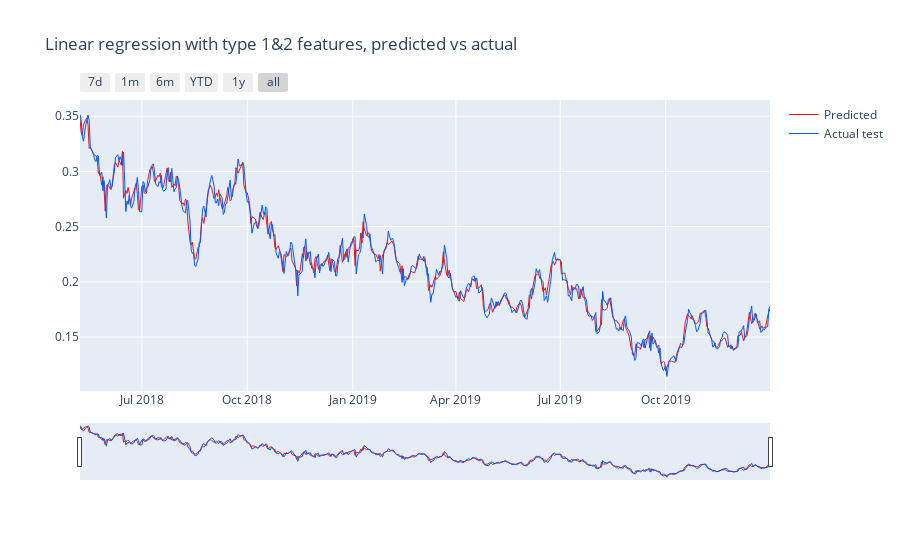

Here is the notebook cell this chart was saved with:
### Code cell
draw_graph(lr_df_comb, ["Predicted", "Actual test"], ["#eb1717","#0059ff"], "Linear regression with type 1&2 features, predicted vs actual")

### Figure 1 — Plotly figure (JSON) as saved in the notebook; plotly's stock layout.template omitted (floating-point values rounded to 4 significant figures; data arrays with more than 128 entries replaced by an {"elided": "..."} marker saying what was removed)
{"data": [{"line": {"width": 1}, "marker": {"color": "#eb1717"}, "mode": "lines", "name": "Predicted", "type": "scatter", "x": {"elided": "517 str values"}, "y": {"elided": "517 float values"}, "yaxis": "y"}, {"line": {"width": 1}, "marker": {"color": "#0059ff"}, "mode": "lines", "name": "Actual test", "type": "scatter", "x": {"elided": "517 str values"}, "y": {"elided": "517 float values"}, "yaxis": "y"}], "layout": {"title": {"text": "Linear regression with type 1&2 features, predicted vs actual"}, "xaxis": {"rangeselector": {"buttons": [{"count": 7, "label": "7d", "step": "day", "stepmode": "backward"}, {"count": 1, "label": "1m", "step": "month", "stepmode": "backward"}, {"count": 6, "label": "6m", "step": "month", "stepmode": "backward"}, {"count": 1, "label": "YTD", "step": "year", "stepmode": "todate"}, {"count": 1, "label": "1y", "step": "year", "stepmode": "backward"}, {"step": "all"}]}, "rangeslider": {"visible": true}, "type": "date"}, "yaxis2": {"side": "right", "tickmode": "auto", "title": {"text": "Normalized value"}}}}
